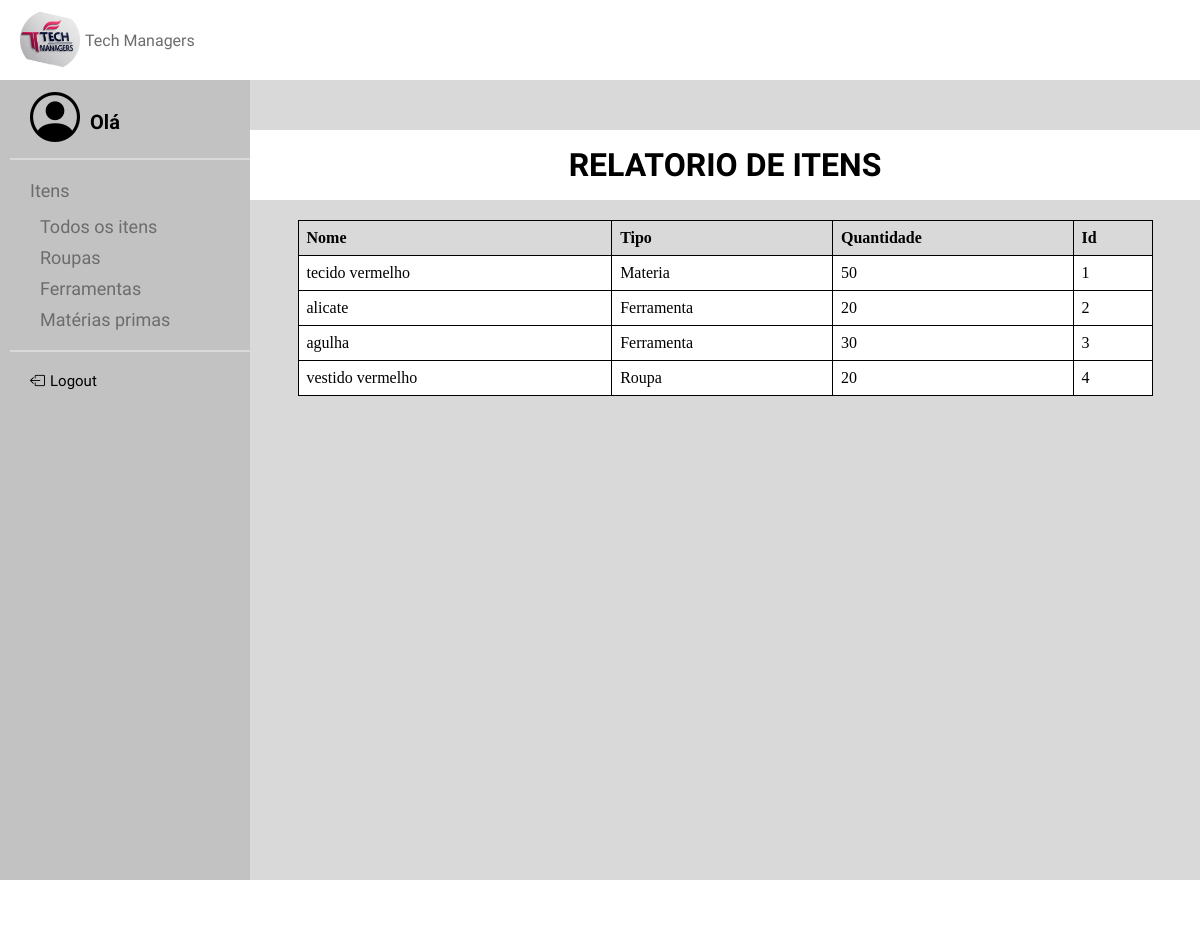
Before: /TelaRelatorio with the older database file.
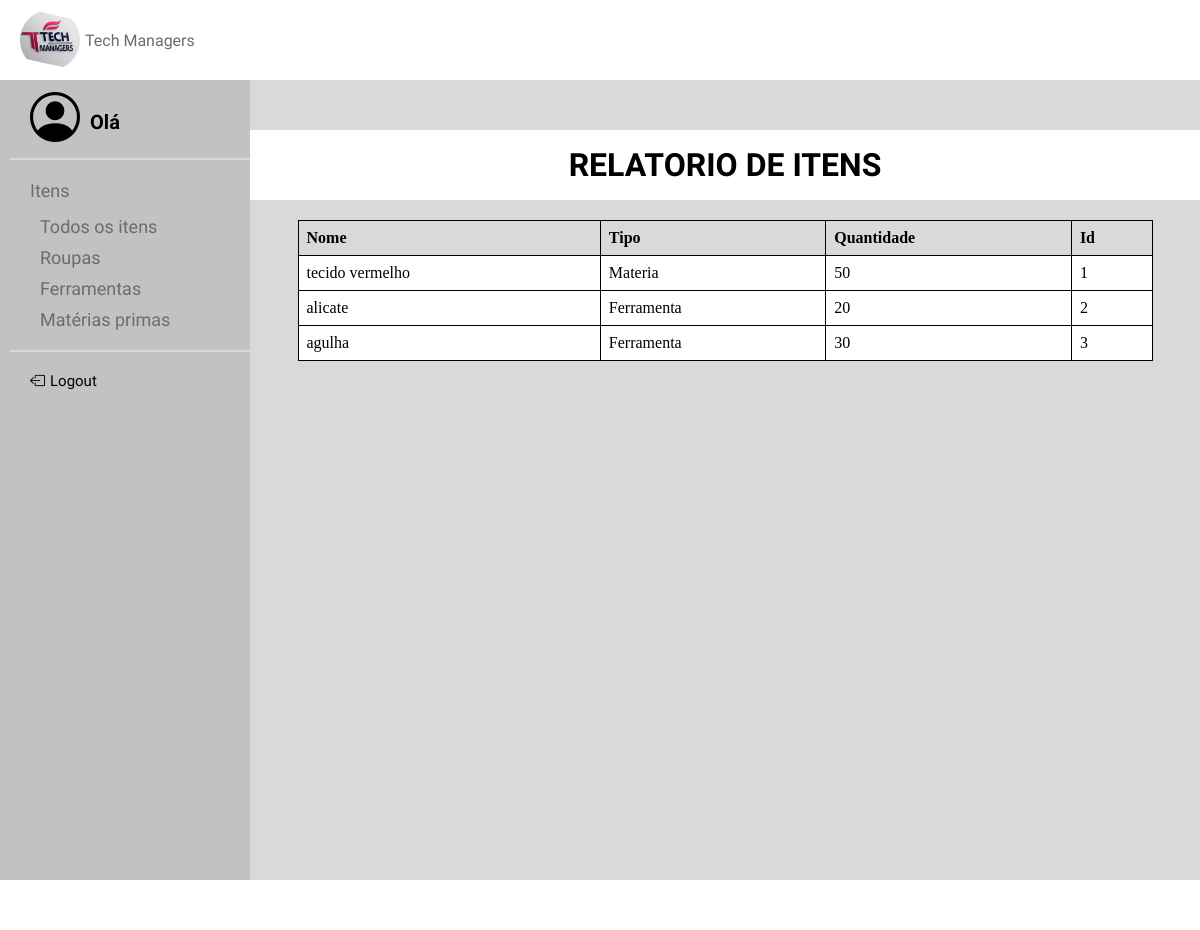
After: the same page with the newer database file.
### models.py (models this page shows, shortened)
class ITEM(Base):
    __tablename__ = 'item'
    id = Column(Integer, primary_key=True, unique=True, nullable=False, index=True)
    nome = Column(String(40), nullable=False, index=True)
    tipo = Column(String(40), nullable=False, index=True)
    quantidade = Column(Integer, nullable=False, index=True)

### app.py (the view)
@app.route('/TelaRelatorio', methods=['GET'])
def TelaRelatorio():
    itens = ITEM.query.all()
    return render_template("RelatorioItens.html", itens=itens)

### templates/RelatorioItens.html
<!DOCTYPE html>
{% extends "base.html" %}
{% block conteudo %}
    <link rel="stylesheet" href="../static/RelatorioItens.css">
    <h1>RELATORIO DE ITENS</h1>
    <table>
        <thead>
        <tr>
            <th>Nome</th>
            <th>Tipo</th>
            <th>Quantidade</th>
            <th>Id</th>
        </tr>
        </thead>
        <tbody>
        {% for item in itens %}
        <tr>
            <td>{{ item.nome }}</td>
            <td>{{ item.tipo }}</td>
            <td>{{ item.quantidade }}</td>
            <td>{{ item.id }}</td>
        </tr>
        {% endfor %}
        </tbody>
    </table>
{% endblock %}

### templates/base.html (shortened to what this page needs)
<!DOCTYPE html>
<html lang="pt-br">
<head>
    <link rel="stylesheet" href="https://cdn.jsdelivr.net/npm/bootstrap-icons@1.10.5/font/bootstrap-icons.css">
    <link rel="stylesheet" href="/static/base.css">
</head>
<body>
<header>
    <a class="navbar-brand" id="logo">
        <img src="../static/imagens/logo.png" width="60" height="60">
        <strong class="koulen-regular" id="txt_logo">Tech Managers</strong>
    </a>
</header>
<aside class="sidebar">
    {% if 'admin' in session and session['admin'] %}
        <div class="pessoa"><i class="bi bi-person-circle" id="person"></i>
            <p>Olá Admin</p></div>
        <hr>
        <dl class="lista">
            <dt class="dt1" id="txt"><a href="{{ url_for('telafuncionarios') }}">Funcionarios</a></dt>
            <dt class="dt2" id="txt"><a href="{{ url_for('telaitens') }}">Itens</a></dt>
            <dd class="dd1" id="txt"><a href="{{ url_for('telaitens') }}">Todos os itens</a></dd>
            <dd class="dd2" id="txt"><a href="{{ url_for('tela_roupas') }}">Roupas</a></dd>
            <dd class="dd3" id="txt"><a href="{{ url_for('tela_ferramentas') }}">Ferramentas</a></dd>
            <dd class="dd4" id="txt"><a href="{{ url_for('tela_materia_prima') }}">Matérias primas</a></dd>
        </dl>
    {% else %}
        <div class="pessoa"><i class="bi bi-person-circle" id="person"></i>
            <p>Olá {{ session['nome_funcionario'] }}</p></div>
        <hr>
        <dl class="lista">
            <dt class="dt2" id="txt"><a href="{{ url_for('TelaFI') }}">Itens</a></dt>
            <dd class="dd1" id="txt"><a href="{{ url_for('TelaFI') }}">Todos os itens</a></dd>
            <dd class="dd2" id="txt"><a href="{{ url_for('tela_roupas') }}">Roupas</a></dd>
            <dd class="dd3" id="txt"><a href="{{ url_for('tela_ferramentas') }}">Ferramentas</a></dd>
            <dd class="dd4" id="txt"><a href="{{ url_for('tela_materia_prima') }}">Matérias primas</a></dd>
        </dl>
    {% endif %}
        <hr>
        <div class="deslogar"><i class="bi bi-box-arrow-left" id="logout"></i>
            <a href="{{ url_for('logout') }}">Logout</a></div>
</aside>
<main>
    <div class="meio">
        {% block conteudo %}
        {% endblock %}
    </div>
</main>
<footer>
</footer>
</body>
</html>

### static/base.css (style rules this page uses)
* { margin: 0; padding: 0; }
.koulen-regular { font-family: "Koulen", sans-serif; font-weight: 400; font-style: normal; }
body { background-color: #d9d9d9; display: grid; grid-template-columns: auto 1fr 1fr; }
header { width: 100%; height: 80px; background-color: #ffffff; display: flex; flex-direction: row; padding-left: 20px; justify-items: center; text-align: center; justify-content: flex-start; grid-column: span 3; }
#logo { margin-right: auto; display: flex; text-align: center; align-items: center; gap: 5px; width: auto; height: auto; }
main { height: 100%; width: 100%; min-height:100vh; display: flex; flex-direction: row; align-items: start; grid-column: span 2; }
footer { height: 50px; width: 100%; background-color: white; grid-column: span 3; }
aside hr { border: 1px solid #d9d9d9; margin-top: 10px; margin-bottom: 20px; margin-left: 10px; }
aside { height: inherit; width: 250px; background-color: #C2C2C2; color: #6c6c6c; padding-top: 10px; font-family: "Mako", sans-serif; font-size: 18px; display: flex; flex-direction: column; grid-column: span 1; }
#person { color: black; font-size: 50px; }
.pessoa { display: flex; flex-direction: row; font-size: 20px; margin-left: 30px; }
.pessoa p { margin-top: 20px; margin-left: 10px; color: black; font-weight: bold; }
#logout { color: black; font-size: 15px; }
.deslogar { display: flex; flex-direction: row; font-size: 15px; margin-left: 30px; color: black; }
.deslogar a { margin-left: 5px; color: black; }
dl { margin-left: 10px; display: flex; flex-direction: column; }
dt { margin-left: 20px; margin-bottom: 10px; }
.dt2 { margin-bottom: 15px; }
dd { margin-left: 30px; margin-bottom: 10px; }
.meio { width: 100%; height: 100%; background-color: #d9d9d9; }
a { text-decoration: none; color: #6c6c6c; }

### static/RelatorioItens.css (style rules this page uses)
h1 { width: 100%; height: 70px; display: flex; background-color: white; align-items: center; justify-content: center; text-align: center; margin-bottom: 20px; font-family: "Koulen", sans-serif; align-self: center; justify-self: center; margin-top: 50px; }
.meio { display: flex; flex-direction: column; align-items: center; }
table { width: 90%; border-collapse: collapse; align-self: center; justify-self: center; }
th, td { border: 1px solid black; padding: 8px; text-align: left; }
th { background-color: #d9d9d9; }
td { background-color: white; }

Changed rows visible on the page:
removed ITEM: nome "vestido vermelho", tipo "Roupa", quantidade "20", id "4"
